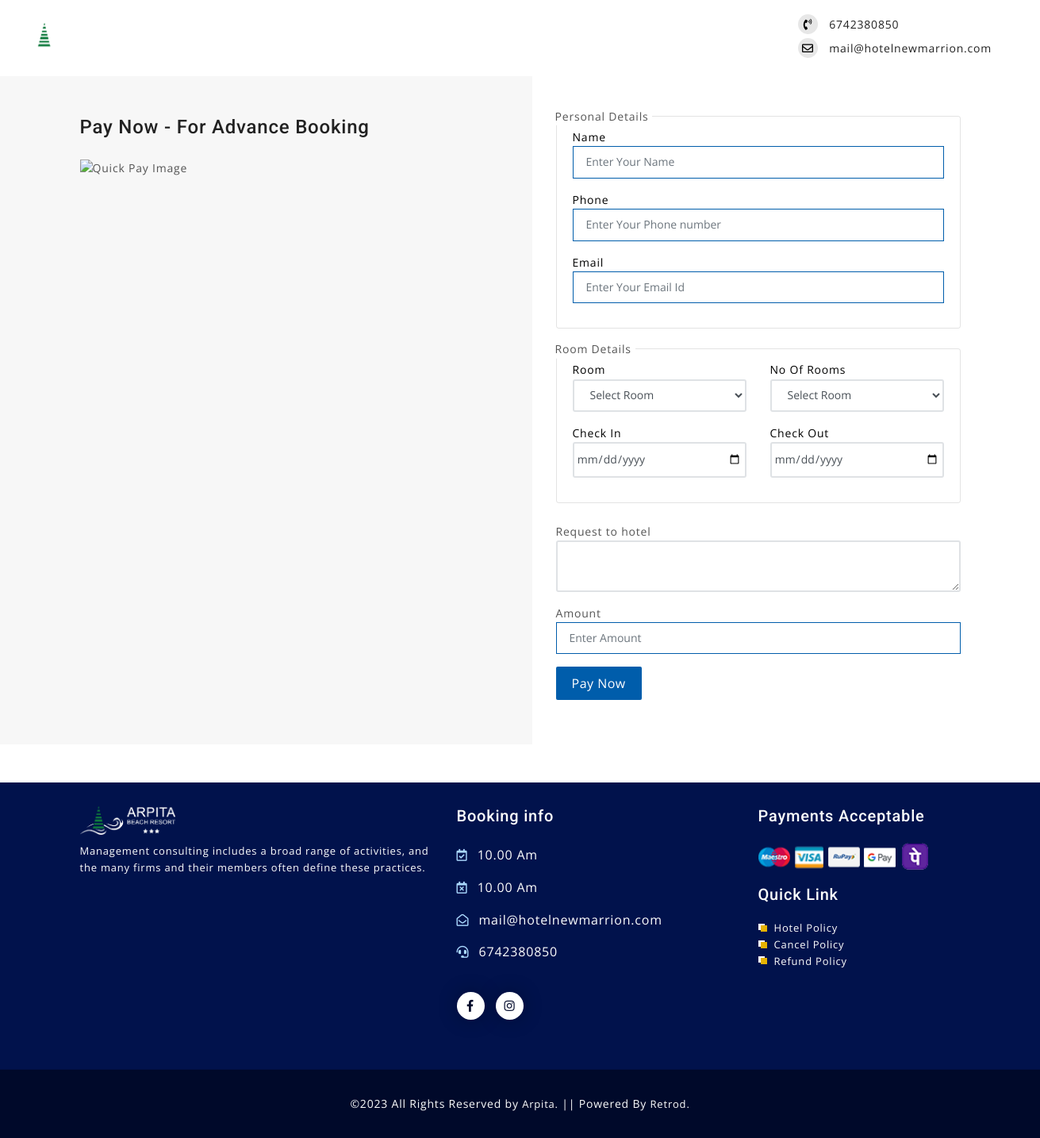
/be/quick-pay.php, run on the app's committed database.
### tables this page shows
CREATE TABLE `profile` (
  `id` int(11) NOT NULL,
  `name` varchar(250) NOT NULL,
  `email` varchar(250) NOT NULL,
  `primaryphone` varchar(150) NOT NULL,
  `address` text NOT NULL,
  `district` varchar(250) NOT NULL,
  `pincode` varchar(250) NOT NULL,
  `gst` varchar(250) NOT NULL,
  `description` text NOT NULL,
  `logo` varchar(250) NOT NULL,
  `logo2` varchar(250) NOT NULL,
  `favicon` varchar(250) NOT NULL,
  `url` varchar(550) NOT NULL,
  `checkIn` varchar(250) NOT NULL,
  `checkOut` varchar(250) NOT NULL,
  `waNo` varchar(15) DEFAULT NULL,
  `fbLink` varchar(250) NOT NULL,
  `inLink` varchar(250) NOT NULL,
  `twLink` varchar(250) NOT NULL
);

### be/admin/include/function.php (called while the page is built, shortened)
<?php
function hotelDetail(){
    global $conDB;
    $sql = mysqli_query($conDB, "select * from profile");
    $row = mysqli_fetch_assoc($sql);
    return $row;
}
?>

### be/quick-pay.php (the view, shortened to what this page needs)
<?php
include (SERVER_INCLUDE_PATH.'db.php');
include (SERVER_INCLUDE_PATH.'function.php');
?>
<!doctype html>
<html lang="en">
<head>
 <?php include(SERVER_BOOKING_PATH.'/screen/head.php') ?>
</head>
    <?php include(SERVER_BOOKING_PATH.'/screen/navbar.php'); require(SERVER_INCLUDE_PATH.'config.php');  ?>
    <div id="quickPaySection">
        <div class="container">
            <div class="row mb-5">
                <div class="col-md-6">
                    <div class="content">
                        <h1 class="paddtop1 font-weight lspace-sm">Pay Now - For Advance Booking</h1>
                        <img style="max-height:500px" src="admin/img/quickPayBg.png" alt="Quick Pay Image">
                    </div>
                </div>
                <div class="col-md-6">
                    <form action="<?php echo FRONT_BOOKING_SITE.'/quickpayment.php' ?>" method="POST" id="QuickPayForm">
                        <div class="group">
                            <div class="groupText">Personal Details</div>
                            <div class="form-group  mb-3">
                                <label for="name">Name</label>
                                <input type="text" id="name" name="name" placeholder="Enter Your Name" class="form-control" required>
                            </div>
                            <div class="form-group mb-3">
                                <label for="phone">Phone</label>
                                <input type="number" id="phone" name="phone" placeholder="Enter Your Phone number" class="form-control" required>
                            </div>
                            <div class="form-group mb-3">
                                <label for="email">Email</label>
                                <input type="text" id="email" name="email" placeholder="Enter Your Email Id" class="form-control" required>
                            </div>
                        </div>
                        <div class="group">
                            <div class="groupText">Room Details</div>
                            <div class="row">
                                <div class="col-6 mb-3">
                                    <div class="form-group">
                                        <label for="room">Room</label>
                                        <select name="room" id="room" class="form-control" required>
                                            <option value="0">Select Room</option>
                                        </select>
                                    </div>
                                </div>
                                <div class="col-6 mb-3">
                                    <div class="form-group">
                                        <label for="nOfRoom">No Of Rooms</label>
                                        <select name="nOfRoom" id="nOfRoom" class="form-control">
                                            <option value="">Select Room</option>
                                        </select>
                                    </div>
                                </div>
                                <div class="col-12 mb-3">
                                    <div class="row">
                                        <div class="col-6">
                                            <div class="form-group">
                                                <label for="rtp">Check In</label>
                                                <input style="padding: 0.5rem .2rem;"  class="form-control" type="date" name="checkInDate" required>
                                            </div>
                                        </div>
                                        <div class="col-6">
                                            <div class="form-group">
                                                <label for="rtp">Check Out</label>
                                                <input style="padding: 0.5rem .2rem;"  class="form-control" type="date" name="checkOutDate" required>
                                            </div>
                                        </div>
                                    </div>
                                </div>
                            </div>
                        </div>
                        <div class="form-group mb-3" id="amountSection">
                            <label for="qickPayNote">Request to hotel</label>
                            <textarea name="qickPayNote" id="qickPayNote" class="form-control"></textarea>
                        </div>
                        <div class="form-group mb-3" id="amountSection">
                            <label for="amount">Amount</label>
                            <input type="number" id="amount" name="amount" placeholder="Enter Amount" class="form-control" required>
                        </div>
                        <button type="submit" class="btn btn-primary" id="qpSubmitBtn">Pay Now</button>
                    </form>
                </div>
            </div>
        </div>
    </div>
    <?php include(SERVER_BOOKING_PATH.'/screen/footer.php') ?>
    </body>
</html>

### be/screen/navbar.php (shortened to what this page needs)
<header id="navBar" class="header-static navbar-sticky navbar-light">
    <nav class="navbar navbar-expand-lg">
        <div class="container-fluid">
            <div class="flex">
                <div class="left_side">
                    <a style="display: flex;justify-content: center;align-items: center;" class="logo" href="<?php echo hotelDetail()['url'] ?>" target="blank">
                        <img style="width: 100%;height: auto;" src="<?php echo FRONT_SITE_IMG.hotelDetail()['logo'] ?>" alt="">
                    </a>
                </div>
                <div class="right_side">
                    <div class="contact_section">
                        <div class="box">
                            <a href="tel:<?php echo hotelDetail()['primaryphone'] ?>">
                                <span class="fas fa-phone-volume icon"></span>
                                <span><?php echo hotelDetail()['primaryphone'] ?></span>
                            </a>
                        </div>
                        <div class="box">
                            <a href="mailto: <?php echo hotelDetail()['email'] ?>">
                                <span class="far fa-envelope icon"></span>
                                <span><?php echo hotelDetail()['email'] ?></span>
                            </a>
                        </div>
                    </div>
                </div>
            </div>
        </div>
    </nav>
</header>

### be/screen/footer.php (shortened to what this page needs)
<footer class="footer footer-dark position-relative">
    <div class="footer_content">
        <div class="container">
            <div class="row">
                <div class="col-md-5">
                    <div class="caption">
                        <div class="logo" style="width: 120px; margin-bottom: 10px;"><a href="<?= hotelDetail()['url'] ?>" target="_blank"><img src="<?= FRONT_SITE_IMG.hotelDetail()['logo'] ?>" alt="<?php echo hotelDetail()['name'] ?> logo"></a></div>
                        <p id="footerDescCaption"><?php
                        $strlen = strlen(hotelDetail()['description']);
                            if(strlen(hotelDetail()['description']) > 180){
                                echo substr(hotelDetail()['description'], 0, 180).'<span id="footerDescReadMoreBtn">... <span style="color: #abd9ff;cursor: pointer;">Read More</span></span>';
                                echo '<span id="footerDescReadLessCaption" style="display:none">'. substr(hotelDetail()['description'], 180, $strlen) . '<span id="footerDescReadLessBtn" style="cursor: pointer;color: #abd9ff;"> Read Less</span></span>';
                            }else{
                                echo hotelDetail()['description'];
                            }
                        ?></p>
                    </div>
                </div>
                <div class="col-md-4">
                    <div class="booking_detail">
                        <h4>Booking info</h4>
                        <ul class="booking_info">
                            <li style="display: block;">
                                <i class="far fa-calendar-check"></i> <b><?php echo hotelDetail()['checkIn'] ?></b>
                            </li>
                            <li style="display: block;">
                                <i class="far fa-calendar-times"></i> <b><?php echo hotelDetail()['checkOut'] ?></b>
                            </li>
                            <li style="display: block;">
                                <a href="mailto:<?php echo hotelDetail()['email'] ?>"><i class="far fa-envelope-open"></i> <b><?php echo hotelDetail()['email'] ?></b></a>
                            </li>
                            <li style="display: block;">
                                <a href="tel:<?php echo hotelDetail()['primaryphone'] ?>"><i class="fas fa-headset"></i> <b><?php echo hotelDetail()['primaryphone'] ?></b></a>
                            </li>
                        </ul>
                        <br/>
                        <ul class="social">
                            <li style="display: inline-block;"><a href="<?= hotelDetail()['fb-link']?>" target="_blank"><i class="fab fa-facebook-f"></i></a></li>
                            <li style="display: inline-block;"><a href="<?= hotelDetail()['in-link']?>" target="_blank"><i class="fab fa-instagram"></i></a></li>
                        </ul>
                    </div>
                </div>
                <div class="col-md-3">
                    <h4>Payments Acceptable</h4>
                    <ul style="padding-top: 20px;">
                        <li style="display: inline-block;"><img style="width: 40px;" src="<?php echo FRONT_SITE_IMG ?>icon/master.png" alt=""></li>
                        <li style="display: inline-block;"><img style="width: 40px;" src="<?php echo FRONT_SITE_IMG ?>icon/visa.png" alt=""></li>
                        <li style="display: inline-block;"><img style="width: 40px;" src="<?php echo FRONT_SITE_IMG ?>icon/rupay.png" alt=""></li>
                        <li style="display: inline-block;"><img style="width: 40px;" src="<?php echo FRONT_SITE_IMG ?>icon/gpay.png" alt=""></li>
                        <li style="display: inline-block;"><img style="width: 40px;" src="<?php echo FRONT_SITE_IMG ?>icon/phonepe.png" alt=""></li>
                    </ul>
                    <h4 style="margin-top:15px">Quick Link</h4>
                    <ul style="padding-top: 20px;">
                        <li class="footer_link" style="display: block;"><a href="<?php echo FRONT_BOOKING_SITE ?>/hotel-policy.php" target="_blank"><span>Hotel Policy</span></a></li>
                        <li class="footer_link" style="display: block;"><a href="<?php echo FRONT_BOOKING_SITE ?>/cancel-policy.php" target="_blank"><span>Cancel Policy</span></a></li>
                        <li class="footer_link" style="display: block;"><a href="<?php echo FRONT_BOOKING_SITE ?>/refund-policy.php" target="_blank"><span>Refund Policy</span></a></li>
                    </ul>
                </div>
            </div>
        </div>
    </div>
    <div class="divider mt-3"></div>
    <div class="footer-copyright py-3">
        <div class="container">
            <div class="d-md-flex justify-content-between align-items-center py-3 text-center text-md-left">
                <div class="copyright-text">©<?php echo date('Y') ?> All Rights Reserved by <a href="<?php echo hotelDetail()['url'] ?>" target="blank"> <?php echo hotelDetail()['name'] ?>.</a> ||
                    Powered By <a target="blank" href="https://retrodtech.com"> Retrod.</a></div>
            </div>
        </div>
    </div>
</footer>

### be/css/style.css (style rules this page uses)
* { -webkit-user-select: none; -moz-user-select: none; user-select: none; }
h1, h2, h3, h4, h5, h6, p, b, strong { -webkit-user-select: text; -moz-user-select: text; user-select: text; }
.group { position: relative; padding: 15px 20px; border: 1px solid rgba(0, 0, 0, 0.1098039216); margin-bottom: 25px; border-radius: 3px; }
.group .groupText { position: absolute; top: 0; left: 0; background: white; transform: translate(-7px, -50%); padding: 0 5px; }
.group label { color: black; }

### be/css/global.css (style rules this page uses)
html { font-size: 100%; }
html, body, div, span, applet, object, iframe, h1, h2, h3, h4, h5, h6, p, blockquote, pre, a, abbr, acronym, address, big, cite, code, del, dfn, em, font, ins, kbd, q, s, samp, small, strike, strong, sub, sup, tt, var, dl, dt, dd, ol, ul, li, fieldset, form, label, legend, table, caption, tbody, tfoot, thead, tr, th, td { border: 0; font-size: 100%; margin: 0; outline: 0; padding: 0; vertical-align: baseline; }
h1, h2, h3, h4, h5, h6 { color: #222222; font-family: 'Roboto', sans-serif; font-weight: 500; }
h1 { font-size: 24px; }
h4 { font-size: 20px; }
img { border: none; max-width: 100%; height: auto; }
a { color: #222222; }
a, button, input { transition: all 0.3s ease-in-out 0s; -moz-transition: all 0.3s ease-in-out 0s; -o-transition: all 0.3s ease-in-out 0s; -webkit-transition: all 0.3s ease-in-out 0s; -ms-transition: all 0.3s ease-in-out 0s; }
input[type=text], input[type=email], input[type=password], input[type=number], input[type=search], textarea { border: 1px solid #005dab; font-size: 14px; color: #222222; font-style: bold; border-radius: 0; }
button, input[type=text]:focus, input[type=email]:focus, input[type=password]:focus, input[type=number]:focus, input[type=search]:focus, input[type=checkbox]:focus, textarea:focus { border-color: #ffcd22; outline: none; outline-offset: 0; }
.form-group { margin-bottom: 0; }
.form-control { display: block; width: 100%; height: auto; padding: 0.5rem 1rem; font-size: 0.875rem; font-weight: 400; line-height: 1.6; color: #495057; background-color: #ffffff; background-clip: padding-box; border: 2px solid #dfe2e5; border-radius: 3px; transition: border-color 0.15s ease-in-out, box-shadow 0.15s ease-in-out; }
.btn-primary { background-color: #005dab; padding: 0 20px; border-radius: 2px 2px 2px 2px; -moz-border-radius: 2px 2px 2px 2px; -webkit-border-radius: 2px 2px 2px 2px; border: none; display: inline-block; line-height: 42px; }

### data on the page
profile: logo (picture), primaryphone "6742380850", email "mail@hotelnewmarrion.com", description "Management consulting includes a broad range of activities, and the many firms and their members often define these practices.", checkIn "10.00 Am", checkOut "10.00 Am", name "Arpita"
